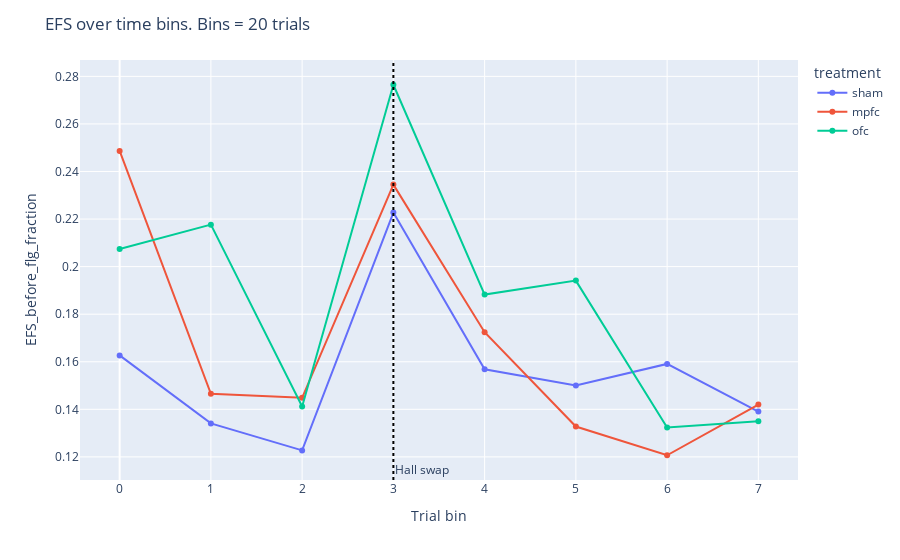

The notebook cell this image was saved under:
### Code cell
tdf_bin = preprocessing.bin_data(tdf_trunc, 20)
efs_bin = plotting.bin_and_aggregate_flag(tdf_bin, "EFS_before_flg")
fig = plotting.line_by_treatment_across_bins(
    efs_bin, 
    x="bin", 
    y="EFS_before_flg_fraction",
    category_orders=cat,
    title="EFS over time bins. Bins = 20 trials"
)

fig.add_vline(
    x=3,
    line_dash="dot",
    line_color="black",
    annotation_text="Hall swap",
    annotation_position="bottom right"
)

fig.write_image(export_path + "/efs_bin.svg")

fig.show()

### Figure 1 — Plotly figure (JSON) as saved in the notebook; plotly's stock layout.template omitted (floating-point values rounded to 4 significant figures)
{"data": [{"hovertemplate": "treatment=sham<br>Trial bin=%{x}<br>EFS_before_flg_fraction=%{y}<extra></extra>", "legendgroup": "sham", "line": {"color": "#636efa", "dash": "solid"}, "marker": {"symbol": "circle"}, "mode": "lines+markers", "name": "sham", "orientation": "v", "showlegend": true, "type": "scatter", "x": [0, 1, 2, 3, 4, 5, 6, 7], "xaxis": "x", "y": [0.1627, 0.1341, 0.1227, 0.2227, 0.1568, 0.15, 0.1591, 0.139], "yaxis": "y"}, {"hovertemplate": "treatment=mpfc<br>Trial bin=%{x}<br>EFS_before_flg_fraction=%{y}<extra></extra>", "legendgroup": "mpfc", "line": {"color": "#EF553B", "dash": "solid"}, "marker": {"symbol": "circle"}, "mode": "lines+markers", "name": "mpfc", "orientation": "v", "showlegend": true, "type": "scatter", "x": [0, 1, 2, 3, 4, 5, 6, 7], "xaxis": "x", "y": [0.2486, 0.1466, 0.1448, 0.2345, 0.1724, 0.1328, 0.1207, 0.142], "yaxis": "y"}, {"hovertemplate": "treatment=ofc<br>Trial bin=%{x}<br>EFS_before_flg_fraction=%{y}<extra></extra>", "legendgroup": "ofc", "line": {"color": "#00cc96", "dash": "solid"}, "marker": {"symbol": "circle"}, "mode": "lines+markers", "name": "ofc", "orientation": "v", "showlegend": true, "type": "scatter", "x": [0, 1, 2, 3, 4, 5, 6, 7], "xaxis": "x", "y": [0.2074, 0.2176, 0.1412, 0.2765, 0.1882, 0.1941, 0.1324, 0.1349], "yaxis": "y"}], "layout": {"annotations": [{"showarrow": false, "text": "Hall swap", "x": 3, "xanchor": "left", "xref": "x", "y": 0, "yanchor": "bottom", "yref": "y domain"}], "legend": {"title": {"text": "treatment"}, "tracegroupgap": 0}, "margin": {"t": 60}, "shapes": [{"line": {"color": "black", "dash": "dot"}, "type": "line", "x0": 3, "x1": 3, "xref": "x", "y0": 0, "y1": 1, "yref": "y domain"}], "title": {"text": "EFS over time bins. Bins = 20 trials"}, "xaxis": {"anchor": "y", "domain": [0, 1], "title": {"text": "Trial bin"}}, "yaxis": {"anchor": "x", "domain": [0, 1], "title": {"text": "EFS_before_flg_fraction"}}}}
